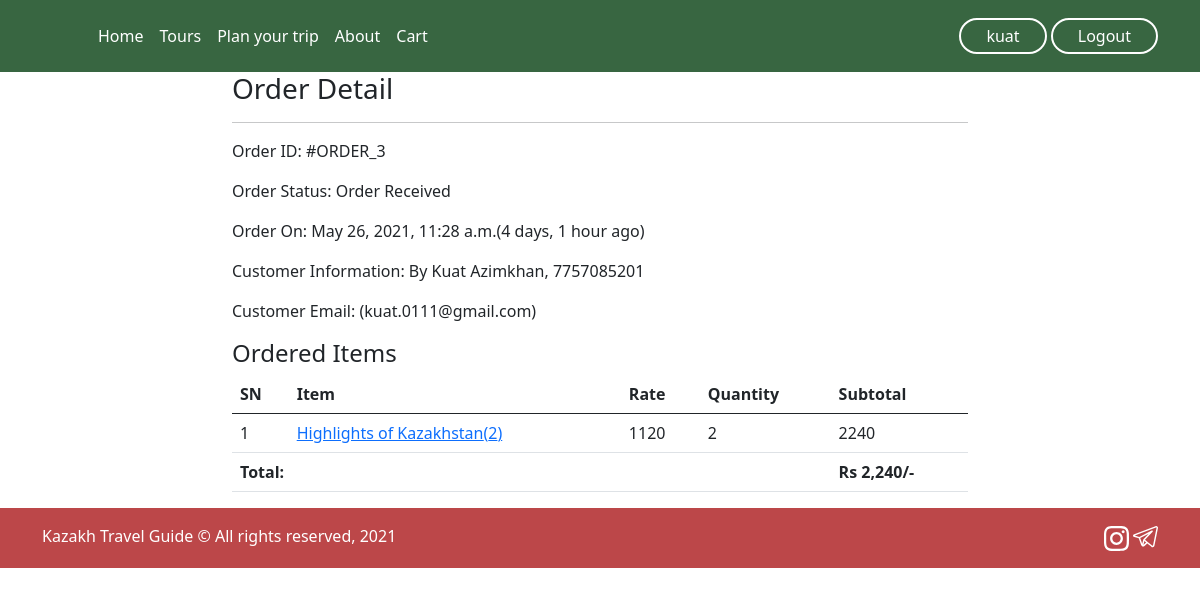
/profile/order-3/ (signed in), run on the app's committed database.
### main/models.py (models this page shows, shortened)
class Order(models.Model):
    cart = models.OneToOneField(TourCart, on_delete=models.CASCADE)
    ordered_by = models.CharField(max_length=200)
    mobile = models.CharField(max_length=10)
    email = models.EmailField(null=True, blank=True)
    subtotal = models.PositiveIntegerField()
    total = models.PositiveIntegerField()
    order_status = models.CharField(max_length=50, choices=ORDER_STATUS)
    created_at = models.DateTimeField(auto_now_add=True)
    payment_method = models.CharField(
        max_length=20, default="Cash On Delivery")

class TourCartProduct(models.Model):
    cart = models.ForeignKey(TourCart, on_delete=models.CASCADE)
    product = models.ForeignKey(KazTour, on_delete=models.CASCADE)
    rate = models.PositiveIntegerField()
    quantity = models.PositiveIntegerField()
    subtotal = models.PositiveIntegerField()

class KazTour(models.Model):
    title = models.CharField(max_length=200)
    slug = models.SlugField(unique=True)
    category = models.ForeignKey(Category, on_delete=models.CASCADE)
    category_slug = models.TextField()
    image = models.TextField()
    price = models.PositiveIntegerField()
    duration = models.TextField('Duration of the tour')
    price_include = models.TextField('Prices include')
    description = models.TextField()
    view_count = models.PositiveIntegerField(default=0)

### main/views.py (the view)
# urls.py: path("profile/order-<int:pk>/", CustomerOrderDetailView.as_view(), name="customerorderdetail"),
class CustomerOrderDetailView(DetailView):
    template_name = "main/customerorderdetail.html"
    model = Order
    context_object_name = "ord_obj"
    def dispatch(self, request, *args, **kwargs):
        if request.user.is_authenticated:
            order_id = self.kwargs["pk"]
            order = Order.objects.get(id=order_id)
            if request.user != order.cart.customer:
                return redirect("customerprofile")
        else:
            return redirect("/login/?next=/profile/")
        return super().dispatch(request, *args, **kwargs)

### main/templates/main/customerorderdetail.html (shortened to what this page needs)
{% extends 'main/base.html' %}
{% load static  %}
{% load humanize %}
{% block content %}
<div class="container">
    <div class="row">
        <div class="col-md-8 mx-auto">
            <h3>Order Detail</h3><hr>
            <p><span class="font-weight-bold">Order ID: </span> #ORDER_{{ord_obj.id}}</p>
            <p><span class="font-weight-bold">Order Status: </span> {{ord_obj.order_status}}</p>
            <p><span class="font-weight-bold">Order On: </span> {{ord_obj.created_at}}({{ord_obj.created_at|timesince}} ago)</p>
            <p><span class="font-weight-bold">Customer Information: </span> By {{ord_obj.ordered_by}}, {{ord_obj.mobile}}</p>
            <p><span class="font-weight-bold">Customer Email: </span> ({{ord_obj.email}})</p>
            <h4>Ordered Items</h4>
            <table class="table">
                <thead>
                    <tr>
                        <th>SN</th>
                        <th>Item</th>
                        <th>Rate</th>
                        <th>Quantity</th>
                        <th>Subtotal</th>
                    </tr>
                </thead>
                <tbody>
                    {% for cp in ord_obj.cart.tourcartproduct_set.all %}
                    <tr>
                        <td>{{forloop.counter}}</td>
                        <td><a target="_blank" href="{% url 'tourdetails' cp.product.slug %}">{{cp.product.title}}({{cp.product.id}})</a></td>
                        <td>{{cp.rate}}</td>
                        <td>{{cp.quantity}}</td>
                        <td>{{cp.subtotal}}</td>
                    </tr>
                    {% endfor %}
                    <tr>
                        <th colspan="4" class="text-right">Total: </th>
                        <th>Rs {{ord_obj.total|intcomma}}/-</th>
                    </tr>
                </tbody>
            </table>
        </div>
    </div>
</div>
{% endblock %}

### main/templates/main/base.html (shortened to what this page needs)
{% load static %}
<html lang="en">
<head>
    <link rel="stylesheet" href="{% static 'main/css/main.css' %}">
    <link rel="stylesheet" href="{% static 'main/css/base.css' %}">
    <link rel="stylesheet" href="{% static 'main/css/city.css' %}">
    <link rel="stylesheet" href="https://cdnjs.cloudflare.com/ajax/libs/font-awesome/4.7.0/css/font-awesome.min.css">
    <link href="https://cdn.jsdelivr.net/npm/bootstrap@5.0.0-beta3/dist/css/bootstrap.min.css" rel="stylesheet">
</head>
<body>
    <header class="p-3 text-white hedbg">
        <div class="container">
            <div class="d-flex flex-wrap align-items-center justify-content-center justify-content-lg-start">
                <a href="/" class="d-flex align-items-center mb-2 mb-lg-0 text-white text-decoration-none">
                <svg class="bi me-2" width="40" height="32"><use xlink:href="#bootstrap"></use></svg>
                </a>
      <ul class="nav col-12 col-lg-auto me-lg-auto mb-2 justify-content-center mb-md-0">
        <li><a href="{% url 'index' %}" class="nav-link px-2 text-white">Home</a></li>
        <li><a href="{% url 'tours' %}" class="nav-link px-2 text-white">Tours</a></li>
        <li><a href="#" class="nav-link px-2 text-white">Plan your trip</a></li>
        <li><a href="{% url 'about' %}" class="nav-link px-2 text-white">About</a></li>
          {% if user.is_authenticated %}
              <li><a href="{% url 'mycart' %}" class="nav-link px-2 text-white">Cart</a></li>
          {% endif %}
      </ul>
      <div class="text-end prof">
          {% if user.is_authenticated %}
            <a href="{% url 'customerprofile' %}" ><button type="button" class="mybtn login">{{request.user.username}}</button></a>
            <a href="{% url 'account_logout' %}" ><button type="button" class="mybtn login">Logout</button></a>
          {% else %}
              <a href="{% url 'account_login' %}" ><button type="button" class="mybtn login">Login</button></a>
              <a href="{% url 'account_signup' %}" ><button type="button" class="mybtn signup">Sign-up</button></a>
          {% endif %}
      </div>
    </div>
  </div>
</header>
    {% block content %}{% endblock %}
<footer class="foot">
  <div class="container">
    <p class="float-end mb-1">
        <img src="{% static 'home/images/icons/instagram.svg' %}" alt="">
        <img src="{% static 'home/images/icons/telegram.svg' %}" alt="">
    </p>
    <p class="mb-1">Kazakh Travel Guide © All rights reserved, 2021</p>
  </div>
</footer>
</body>
</html>

### main/static/main/css/main.css (style rules this page uses)
body { justify-content: center; align-items: center; font-family: 'Helvetica', sans-serif; overflow-x: hidden; }
img { width: 100%; position: relative; border-radius: 5% 5%; }

### main/static/main/css/base.css (style rules this page uses)
body { background-color: #F2E8CF; }
.hedbg { background-color: #386641; position: relative; z-index: 5; }
.mybtn { background-color: #4CAF50; border: none; color: white; padding: 4px 25px; text-align: center; text-decoration: none; display: inline-block; font-size: 16px; transition-duration: 0.4s; cursor: pointer; }
.login { background-color: #386641; color: #fff; border: 2px solid #fff; border-radius: 25px; }
.foot { padding-top: 16px; background-color: #BC4749; color: #fff; height: 60px; }
.foot img { width: 25px; }

### data on the page
Order: id "3", order_status "Order Received", created_at "May 26, 2021, 11:28 a.m.", created_at "4 days, 1 hour", ordered_by "Kuat Azimkhan", mobile "7757085201", email "kuat.0111@gmail.com", total "2,240"
TourCartProduct: product "Highlights of Kazakhstan", product.id "2", rate "1120", quantity "2", subtotal "2240"

### other printed values
{{ request.user.username }} "kuat"
